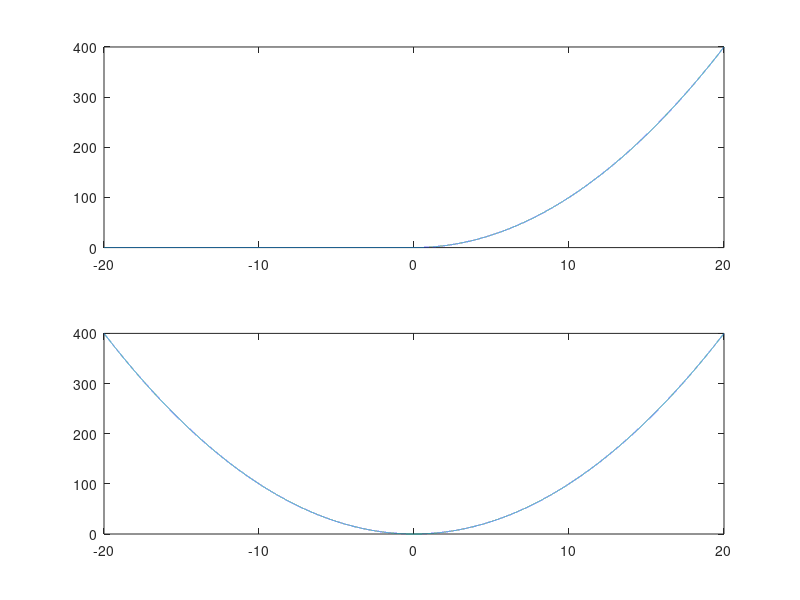

MATLAB code to generate this figure:
clc;
close all;
clear  all;

t=-20:0.001:20;
y= zeros(size(t));


for i=1:numel(t)
    if t(i)>0
        y(i)=t(i).^2;
    end
end

subplot(2,1,1);
plot(t, y);


y1=t.^2;
subplot(2,1,2);
plot(t, y1);


